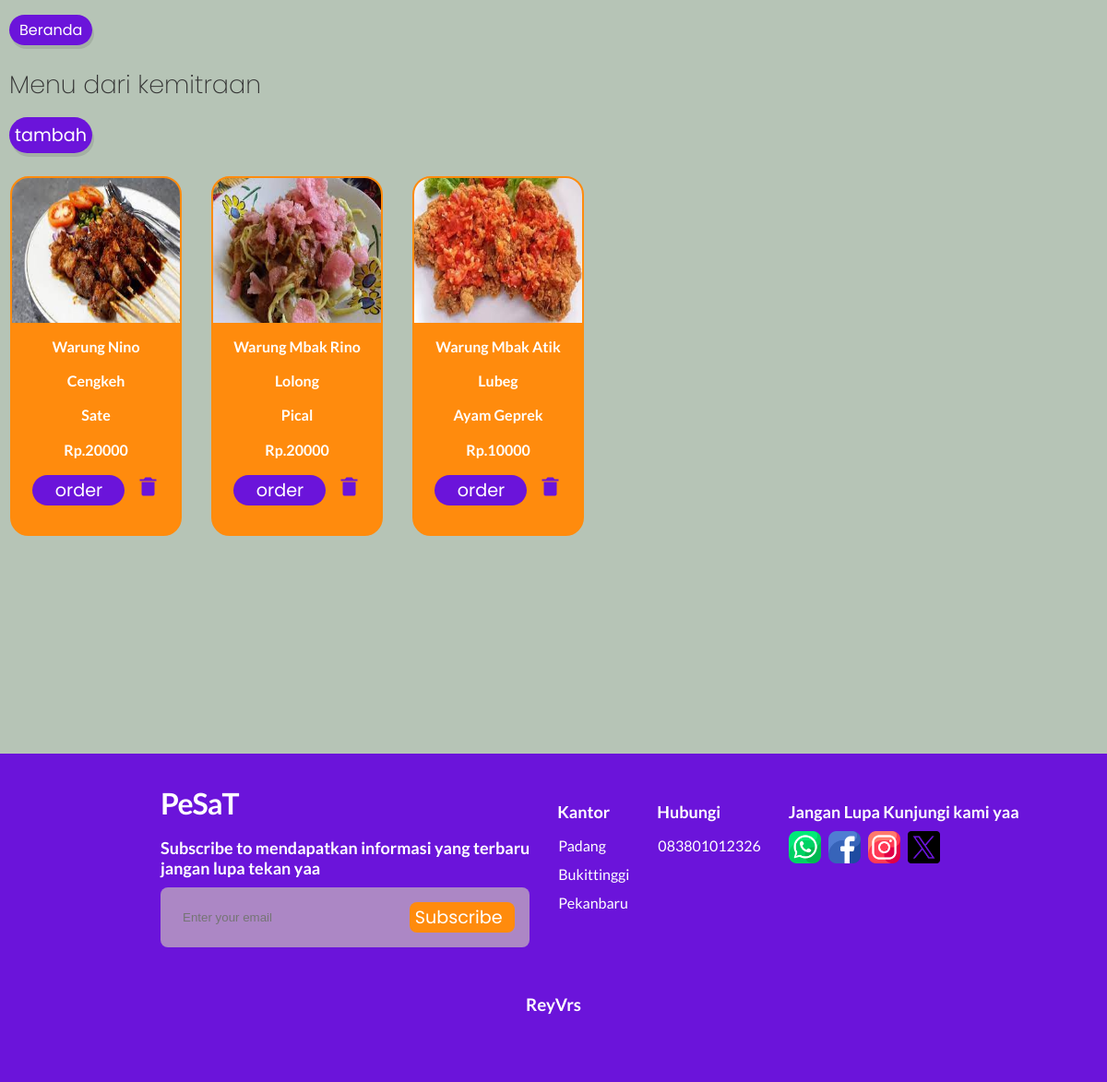
The page /Mitra.php on the database its author committed.
### tables this page shows
CREATE TABLE IF NOT EXISTS `menuseller` (
  `nama` varchar(50) NOT NULL,
  `domisili` varchar(50) NOT NULL,
  `menu` varchar(50) NOT NULL,
  `foto` text NOT NULL,
  `price` int(11) NOT NULL
);

### Mitra.php (the view, shortened to what this page needs)
<?php
include("koneksi.php")
?>
<!DOCTYPE html>
<html lang="en">
<head>
    <link href='https://unpkg.com/boxicons@2.1.4/css/boxicons.min.css' rel='stylesheet'>
    <link rel="stylesheet" href="style2.css">
</head>
<body>
    <div class="tombol"><a href="beranda.php">Beranda</a></div>
    <div class="Menu1">
        <p>Menu dari kemitraan</p><br>
        <a class="buttonnn" href="login mitra.php">tambah</a>
    </div>
    <br>
    <?php
    $sqlm = mysqli_query($kon, "select * from menuseller order by nama desc");
    while ($rm = mysqli_fetch_array($sqlm)) {
        echo '<div class="slider-container1">
        <div class="card-slider11";>
            <div class="card1">
                <img src="./img/' . $rm['foto'] . '" alt="">
                <p>' . $rm['nama'] . '</p>
                <p>' . $rm['domisili'] . '</p>
                 <p>' . $rm['menu'] . '</p>
                <p>Rp.' . $rm['price'] . '</p>
                <form action="keranjang.php" method="post">
                 <input type="hidden" name="menu" value="' . $rm['menu'] . ' (Rp. ' . $rm['price'] . ')  ->  (' . $rm['nama'] . ') ">
                 <button type="submit" name="order_button">order</button>
                <a href="userdel.php?nama=' . $rm['nama'] . '"><i class="bx bxs-trash-alt bx-tada" style="cursor: pointer; color:#6b14da; padding-left: 10px; font-size: x-large;"></i></a>
                </form>
            </div>
        </div>
    </div>';
    }
    ?>
    <footer class="footer_section">
        <div class="footer__container container grid">
            <div class="footer__content">
                <a href="beranda.php" class="footer__logo">
                    <i class="ri-leaf-line footer__logo-icon"></i> PeSaT
                </a>
                <h3 class="footer__title">
                    Subscribe to mendapatkan informasi yang terbaru<br> jangan lupa tekan yaa
                </h3>
                <div class="footer__subscribe">
                    <input type="email" placeholder="Enter your email" class="footer__input">
                    <button class="buttons button--flex footer__button">
                        Subscribe
                    </button>
                </div>
            </div>
            <div class="footer__content">
                <h3 class="footer__title">Kantor</h3>
                <ul class="footer__data">
                    <li class="footer__information">Padang</li>
                    <li class="footer__information">Bukittinggi</li>
                    <li class="footer__information">Pekanbaru</li>
                </ul>
            </div>
            <div class="footer__content">
                <h3 class="footer__title">Hubungi</h3>
                <ul class="footer__data">
                    <li class="footer__information">083801012326</li>
                </ul>
            </div>
            <div class="footer__content">
                <h3 class="footer__title">
                    Jangan Lupa Kunjungi kami yaa
                </h3>
                <div class="footer__cards">
                    <img src="img/whatsapp_2504957.png" alt="" class="footer__card">
                    <img src="img/facebook_2504903.png" alt="" class="footer__card">
                    <img src="img/instagram_2504918.png" alt="" class="footer__card">
                    <img src="img/twitter_5968830.png" alt="" class="footer__card">
                </div>
            </div>
        </div>
        <h3 class="footer__copy">ReyVrs</h3>
    </footer>
</body>
</html>

### style2.css (style rules this page uses)
html { scroll-behavior: smooth; font-family: "Lato", "poppins"; }
body { height: 96vh; font-family: "Lato", "poppins"; margin: 0; background-color: #b6c4b6; transition: background-color 0.2s, color 0.2s; }
.Menu1 p { font-size: 27px; font-weight: 200; font-family: poppins; text-shadow: none; color: #333; margin-bottom: 1px; margin-left: 10px; }
.slider-container1 { overflow: hidden; display: inline-flex; margin: 11px; }
.card1 { background: #ff8b0d; box-sizing: border-box; padding: 15px; text-align: center; border: 2px solid #ff8b0d; border-radius: 20px; width: 186px; overflow: hidden; line-height: 1.2; margin-right: 10px; }
.card1 img { width: 123%; margin-left: -18px; height: 159px; margin-top: -17px; }
.card1 p { padding: 0 0 2px 0px; font-size: medium; font-weight: 700; color: white; }
button { width: 100px; height: 33px; background-color: #6b14da; border-radius: 20px; border: none; font-family: poppins; color: #fff; font-size: larger; }
.Menu1 .buttonnn { width: 200px; height: 50px; background-color: #6b14da; border-radius: 20px; border: none; font-family: poppins; color: #fff; font-size: larger; margin-left: 10px; text-decoration: none; padding: 6px; box-shadow: 2px 4px rgba(0, 0, 0, 0.1); }
.tombol { margin-top: 20px; margin-left: 10px; }
.tombol a { padding: 5px 11px; width: 64px; height: 28px; background-color: #6b14da; border-radius: 20px; border: none; font-family: poppins; text-decoration: none; color: white; box-shadow: 2px 4px rgba(0, 0, 0, 0.1); }
.footer_section { margin-top: 225px; background: #6b14da; padding: 34px; font-family: "Lato", "poppins"; color: white; height: 36vh; }
.footer__container { display: inline-flex; gap: 30px; margin-left: 140px; }
.footer__copy { margin-top: 51px; text-align: center; }
.footer__input { width: 70%; padding: 0 0.5rem; background: none; color: white; border: none; outline: none; }
.footer__subscribe { background-color: #ac87c5; padding: 1rem; display: flex; justify-content: space-between; border-radius: 0.5rem; gap: 10px; }
.buttons { background-color: #ff8b0d; color: #fff; border-radius: 0.5rem; transition: 0.3s; width: 121px; }
.button--flex { display: inline-flex; align-items: center; column-gap: 0.5rem; }
.footer__logo { display: inline-flex; align-items: center; color: white; font-weight: 700; letter-spacing: -1px; margin-bottom: var(--mb-2-5); transition: 0.3s; text-decoration: none; font-size: xx-large; }
.footer__data { display: grid; row-gap: 0.75rem; margin-left: -39px; }
.footer__title { font-size: large; margin-bottom: 10px; }
.footer__content ul { list-style: none; }
.footer__cards { display: inline-flex; align-items: center; column-gap: 0.5rem; }
.footer__card { width: 35px; }

### rows shown on the page
menuseller: foto (picture), nama "Warung Nino", domisili "Cengkeh", menu "Sate", price "20000"
menuseller: foto (picture), nama "Warung Mbak Rino", domisili "Lolong", menu "Pical", price "20000"
menuseller: foto (picture), nama "Warung Mbak Atik", domisili "Lubeg", menu "Ayam Geprek", price "10000"
